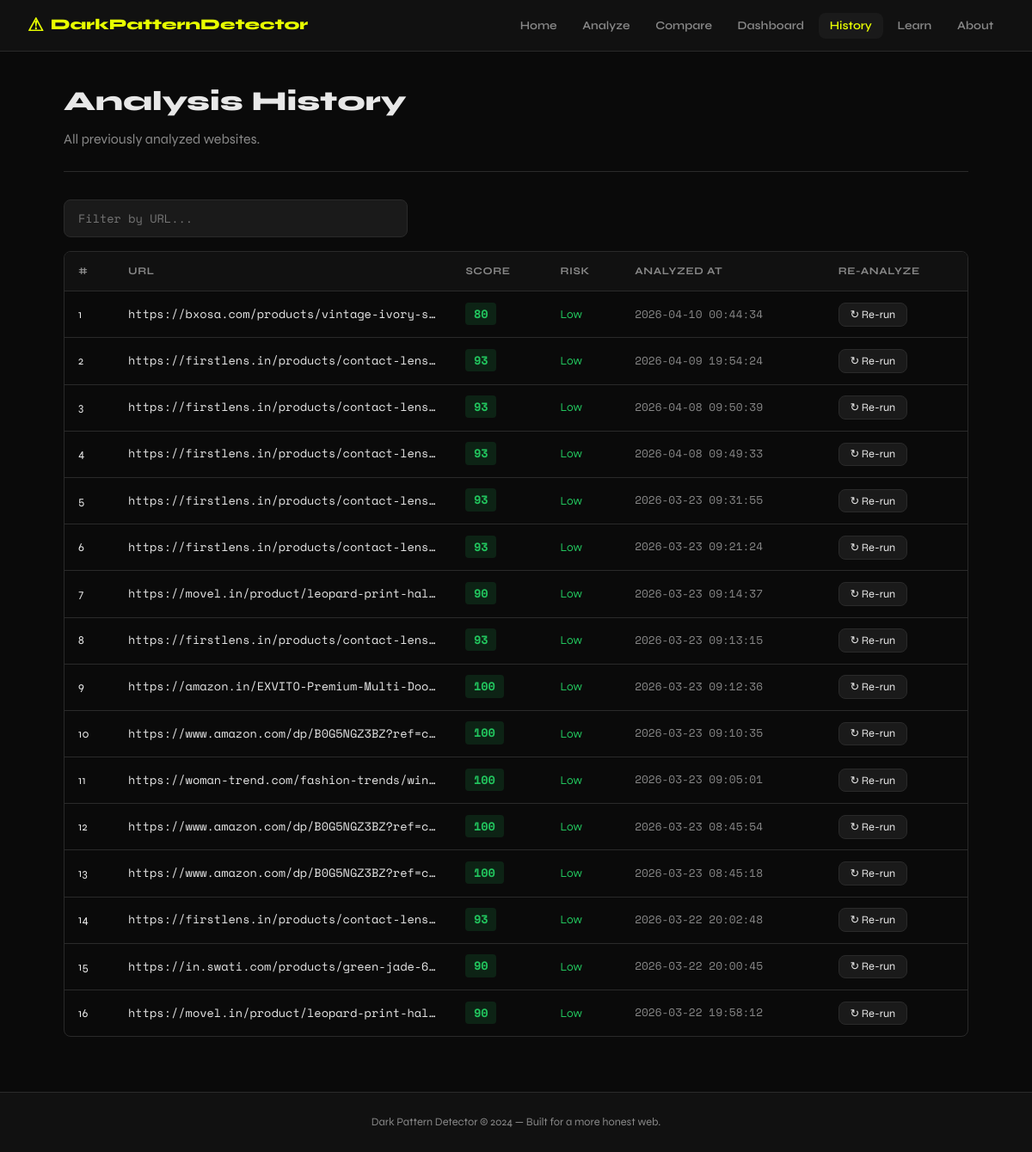
The app's page /history with its own data.
### tables this page shows
CREATE TABLE results (
            id INTEGER PRIMARY KEY AUTOINCREMENT,
            url TEXT NOT NULL,
            score INTEGER NOT NULL,
            patterns TEXT,
            analyzed_at TEXT NOT NULL
        );

### app.py (the view)
@app.route("/history")
def history():
    rows = get_history(DB_PATH, limit=100)
    return render_template("history.html", history=rows)

### database.py (called while the page is built)
def get_conn(db_path):
    db_dir = os.path.dirname(db_path)
    if db_dir and not os.path.exists(db_dir):
        os.makedirs(db_dir, exist_ok=True)
    conn = sqlite3.connect(db_path)
    conn.row_factory = sqlite3.Row
    return conn

def get_history(db_path, limit=100):
    conn = get_conn(db_path)
    rows = conn.execute(
        "SELECT * FROM results ORDER BY analyzed_at DESC LIMIT ?", (limit,)
    ).fetchall()
    conn.close()
    return rows

### templates/history.html (shortened to what this page needs)
{% extends "base.html" %}
{% block content %}
<div class="page-header">
  <h1>Analysis History</h1>
  <p>All previously analyzed websites.</p>
</div>
{% if history %}
<div class="history-search">
  <input type="text" id="histSearch" placeholder="Filter by URL..." class="form-input" oninput="filterHistory()" />
</div>
<div class="history-table-wrap">
  <table class="history-table" id="histTable">
    <thead>
      <tr>
        <th>#</th>
        <th>URL</th>
        <th>Score</th>
        <th>Risk</th>
        <th>Analyzed At</th>
        <th>Re-analyze</th>
      </tr>
    </thead>
    <tbody>
      {% for row in history %}
      <tr>
        <td>{{ loop.index }}</td>
        <td class="url-cell" title="{{ row.url }}">{{ row.url[:60] }}{% if row.url|length > 60 %}...{% endif %}</td>
        <td>
          {% if row.score > 70 %}
            <span class="score-pill" style="background:#22c55e22;color:#22c55e">{{ row.score }}</span>
          {% elif row.score >= 40 %}
            <span class="score-pill" style="background:#f59e0b22;color:#f59e0b">{{ row.score }}</span>
          {% else %}
            <span class="score-pill" style="background:#ef444422;color:#ef4444">{{ row.score }}</span>
          {% endif %}
        </td>
        <td>
          {% if row.score > 70 %}
            <span style="color:#22c55e">Low</span>
          {% elif row.score >= 40 %}
            <span style="color:#f59e0b">Medium</span>
          {% else %}
            <span style="color:#ef4444">High</span>
          {% endif %}
        </td>
        <td class="date-cell">{{ row.analyzed_at }}</td>
        <td>
          <form action="{{ url_for('analyze') }}" method="POST" style="display:inline">
            <button type="submit" class="btn-sm">↻ Re-run</button>
          </form>
        </td>
      </tr>
      {% endfor %}
    </tbody>
  </table>
</div>
{% endif %}
{% endblock %}

### templates/base.html (shortened to what this page needs)
<!DOCTYPE html>
<html lang="en">
<head>
  <link rel="stylesheet" href="{{ url_for('static', filename='style.css') }}" />
</head>
<body>
  <nav class="nav">
    <a href="{{ url_for('index') }}" class="nav-logo">
      <span class="nav-logo-icon">⚠</span>
      <span>DarkPatternDetector</span>
    </a>
    <ul class="nav-links" id="navLinks">
      <li><a href="{{ url_for('index') }}" class="nav-link {% if request.endpoint == 'index' %}active{% endif %}">Home</a></li>
      <li><a href="{{ url_for('analyzer') }}" class="nav-link {% if request.endpoint in ['analyzer','analyze'] %}active{% endif %}">Analyze</a></li>
      <li><a href="{{ url_for('compare') }}" class="nav-link {% if request.endpoint in ['compare','compare_urls'] %}active{% endif %}">Compare</a></li>
      <li><a href="{{ url_for('dashboard') }}" class="nav-link {% if request.endpoint == 'dashboard' %}active{% endif %}">Dashboard</a></li>
      <li><a href="{{ url_for('history') }}" class="nav-link {% if request.endpoint == 'history' %}active{% endif %}">History</a></li>
      <li><a href="{{ url_for('learn') }}" class="nav-link {% if request.endpoint == 'learn' %}active{% endif %}">Learn</a></li>
      <li><a href="{{ url_for('about') }}" class="nav-link {% if request.endpoint == 'about' %}active{% endif %}">About</a></li>
    </ul>
  </nav>
  <main class="main-content">
    {% block content %}{% endblock %}
  </main>
  <footer class="footer">
    <p>Dark Pattern Detector &copy; 2024 &mdash; Built for a more honest web.</p>
  </footer>
</body>
</html>

### static/style.css (style rules this page uses)
:root { --bg: #0a0a0a; --surface: #111111; --surface2: #1a1a1a; --border: #2a2a2a; --text: #e8e8e8; --text-muted: #888; --accent: #e8ff00; --radius: 8px; }
*, *::before, *::after { box-sizing: border-box; margin: 0; padding: 0; }
html { scroll-behavior: smooth; }
body { background: var(--bg); color: var(--text); font-family: 'Syne', sans-serif; font-size: 16px; line-height: 1.6; min-height: 100vh; display: flex; flex-direction: column; }
.nav { display: flex; align-items: center; padding: .8rem 2rem; background: var(--surface); border-bottom: 1px solid var(--border); position: sticky; top: 0; z-index: 100; gap: 1rem; }
.nav-logo { display: flex; align-items: center; gap: .5rem; font-weight: 800; font-size: 1.1rem; color: var(--accent); text-decoration: none; white-space: nowrap; }
.nav-logo-icon { font-size: 1.3rem; }
.nav-links { display: flex; list-style: none; gap: .25rem; margin-left: auto; flex-wrap: wrap; }
.nav-link { color: var(--text-muted); text-decoration: none; padding: .4rem .8rem; border-radius: var(--radius); font-size: .85rem; font-weight: 600; transition: color .2s, background .2s; }
.nav-link:hover, .nav-link.active { color: var(--text); background: var(--surface2); }
.nav-link.active { color: var(--accent); }
.main-content { flex: 1; max-width: 1100px; margin: 0 auto; padding: 2rem 1.5rem 4rem; width: 100%; }
.btn-sm { padding: .3rem .8rem; font-size: .8rem; background: var(--surface2); border: 1px solid var(--border); border-radius: var(--radius); color: var(--text); cursor: pointer; font-family: 'Syne', sans-serif; transition: all .2s; }
.page-header { margin-bottom: 2rem; padding-bottom: 1.5rem; border-bottom: 1px solid var(--border); }
.page-header h1 { font-size: 2rem; font-weight: 800; }
.page-header p { color: var(--text-muted); margin-top: .4rem; }
.form-input { width: 100%; background: var(--surface2); border: 1px solid var(--border); border-radius: var(--radius); color: var(--text); padding: .7rem 1rem; font-family: 'Space Mono', monospace; font-size: .85rem; outline: none; transition: border-color .2s; }
.history-search { margin-bottom: 1rem; max-width: 400px; }
.history-table-wrap { overflow-x: auto; border: 1px solid var(--border); border-radius: var(--radius); }
.history-table { width: 100%; border-collapse: collapse; font-size: .85rem; }
.history-table th { background: var(--surface); color: var(--text-muted); font-size: .75rem; text-transform: uppercase; letter-spacing: .05em; padding: .8rem 1rem; text-align: left; border-bottom: 1px solid var(--border); }
.history-table td { padding: .8rem 1rem; border-bottom: 1px solid var(--border); vertical-align: middle; }
.history-table tr:last-child td { border-bottom: none; }
.url-cell { font-family: 'Space Mono', monospace; max-width: 300px; overflow: hidden; text-overflow: ellipsis; white-space: nowrap; }
.date-cell { font-family: 'Space Mono', monospace; font-size: .8rem; color: var(--text-muted); white-space: nowrap; }
.score-pill { padding: .2rem .6rem; border-radius: 4px; font-family: 'Space Mono', monospace; font-weight: 700; font-size: .85rem; }
.footer { text-align: center; padding: 1.5rem; background: var(--surface); border-top: 1px solid var(--border); font-size: .8rem; color: var(--text-muted); }

### records on screen
results: url "https://bxosa.com/products/vintage-ivory-s…", score "80", shows "Low", analyzed_at "2026-04-10 00:44:34"
results: url "https://firstlens.in/products/contact-lens…", score "93", shows "Low", analyzed_at "2026-04-09 19:54:24"
results: url "https://firstlens.in/products/contact-lens…", score "93", shows "Low", analyzed_at "2026-04-08 09:50:39"
results: url "https://firstlens.in/products/contact-lens…", score "93", shows "Low", analyzed_at "2026-04-08 09:49:33"
results: url "https://firstlens.in/products/contact-lens…", score "93", shows "Low", analyzed_at "2026-03-23 09:31:55"
results: url "https://firstlens.in/products/contact-lens…", score "93", shows "Low", analyzed_at "2026-03-23 09:21:24"
results: url "https://movel.in/product/leopard-print-hal…", score "90", shows "Low", analyzed_at "2026-03-23 09:14:37"
results: url "https://firstlens.in/products/contact-lens…", score "93", shows "Low", analyzed_at "2026-03-23 09:13:15"
results: url "https://amazon.in/EXVITO-Premium-Multi-Doo…", score "100", shows "Low", analyzed_at "2026-03-23 09:12:36"
results: url "https://www.amazon.com/dp/B0G5NGZ3BZ?ref=c…", score "100", shows "Low", analyzed_at "2026-03-23 09:10:35"
results: url "https://woman-trend.com/fashion-trends/win…", score "100", shows "Low", analyzed_at "2026-03-23 09:05:01"
results: url "https://www.amazon.com/dp/B0G5NGZ3BZ?ref=c…", score "100", shows "Low", analyzed_at "2026-03-23 08:45:54"
results: url "https://www.amazon.com/dp/B0G5NGZ3BZ?ref=c…", score "100", shows "Low", analyzed_at "2026-03-23 08:45:18"
results: url "https://firstlens.in/products/contact-lens…", score "93", shows "Low", analyzed_at "2026-03-22 20:02:48"
results: url "https://in.swati.com/products/green-jade-6…", score "90", shows "Low", analyzed_at "2026-03-22 20:00:45"
results: url "https://movel.in/product/leopard-print-hal…", score "90", shows "Low", analyzed_at "2026-03-22 19:58:12"
